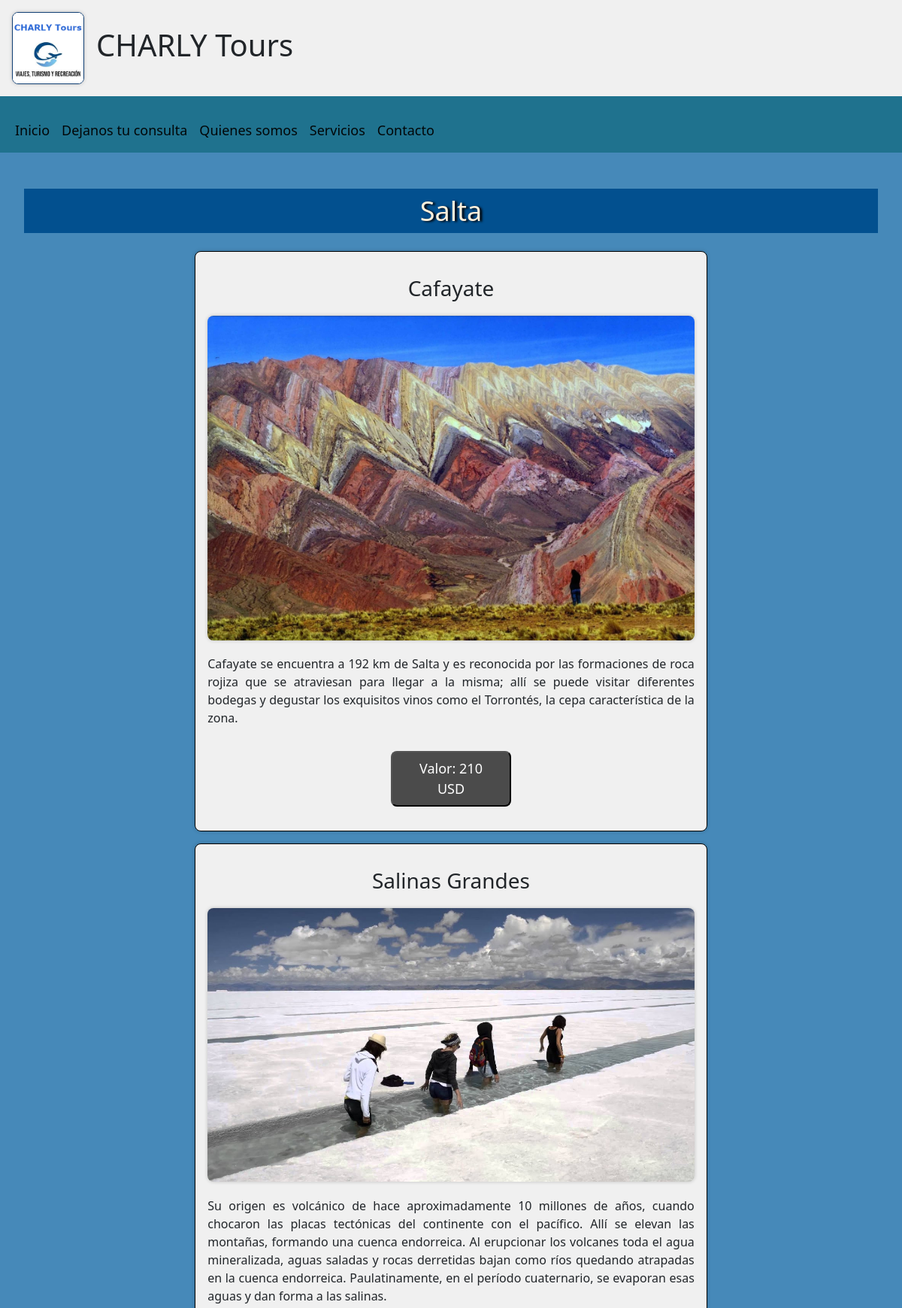
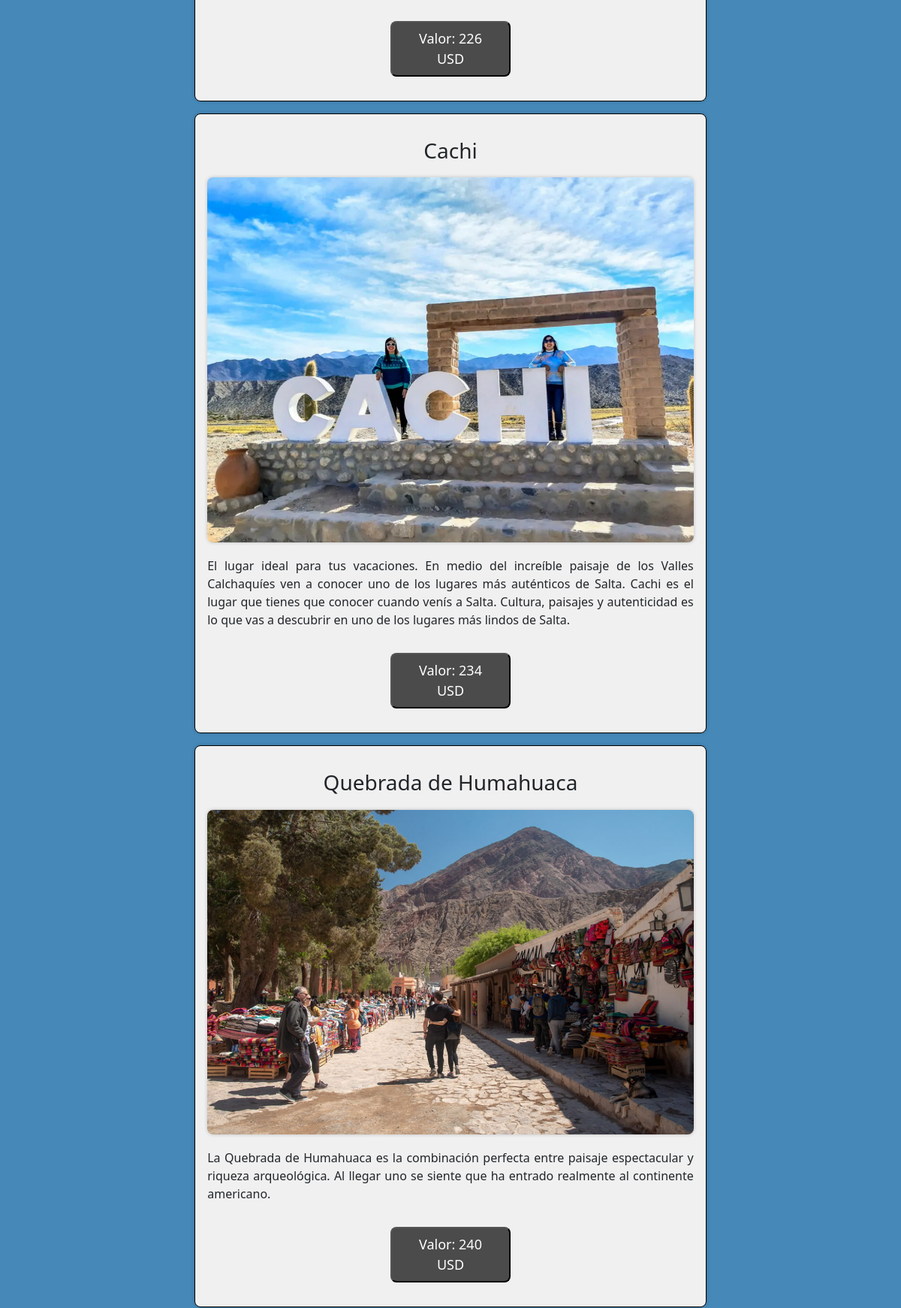
Screenshot of /provincia/6 (upper part) with the database file from the repository (2 pictures, top to bottom).
### provincia/models.py (models this page shows, shortened)
class Activitie(models.Model):
    name = models.CharField(max_length=200, verbose_name="Nombre de la provincia")
    province_image = models.ImageField(verbose_name="Imagen de la Provincia", upload_to="province_images")
    description_one = models.CharField(max_length=200, verbose_name="Titulo de la actividad 1")
    image_one = models.ImageField(verbose_name="Imagen de la actividad 1", upload_to="province_images")
    detail_one = models.TextField(verbose_name="Detalle de la actividad 1")
    price_one = models.IntegerField(verbose_name="Precio de la actividad 1")
    description_two = models.CharField(max_length=200, verbose_name="Titulo de la actividad 2")
    image_two = models.ImageField(verbose_name="Imagen de la actividad 2", upload_to="province_images")
    detail_two = models.TextField(verbose_name="Detalle de la actividad 2")
    price_two = models.IntegerField(verbose_name="Precio de la actividad 2")
    description_three = models.CharField(max_length=200, verbose_name="Titulo de la actividad 3")
    image_three = models.ImageField(verbose_name="Imagen de la actividad 3", upload_to="province_images")
    detail_three = models.TextField(verbose_name="Detalle de la actividad 3")
    price_three = models.IntegerField(verbose_name="Precio de la actividad 3")
    description_four = models.CharField(max_length=200, verbose_name="Titulo de la actividad 4")
    image_four = models.ImageField(verbose_name="Imagen de la actividad 4", upload_to="province_images")
    detail_four = models.TextField(verbose_name="Detalle de la actividad 4")
    price_four = models.IntegerField(verbose_name="Precio de la actividad 4")
    created = models.DateTimeField(auto_now_add=True, verbose_name="Fecha de creación")
    updated = models.DateTimeField(auto_now=True, verbose_name="Fecha de modificación")
    class Meta:
        verbose_name = "Actividad"
        verbose_name_plural = "Actividades"

### provincia/views.py (the view)
# urls.py: path('provincia/<int:id>', provincia_views.provincia, name="provincia"),
def provincia (request, id):
    provinces = Activitie.objects.get(id=id)
    return render(request, "provincia/provincia.html", {"provinces":provinces})

### provincia/templates/provincia/provincia.html (shortened to what this page needs)
{% extends "core/base/base.html" %}
{% load static %}
{% block style %}
    <link rel="stylesheet" href="{% static 'core/css/style-provincia.css' %}" />
{% endblock style %}
{% block content %}
    <section id="provinceDetail" class="provinceDetail">
         <div class="provinciaSelectedContainer">
            <h2 class="provinciaSelectedName">{{provinces.name}}</h2>
            <div class="activity">
              <h3 class="activityTitle">{{provinces.description_one}}</h3>
              <div>
              <img class="activityImage" src="{{provinces.image_one.url}}" alt="{{provinces.description_one}}">
              </div>
              <p class="activityDescription">{{provinces.detail_one}}</p>
              <div>
            <button class="btn-activityPrice">Valor: {{provinces.price_one}} USD</button>
            </div>
            </div>
            <div class="activity">
              <h3 class="activityTitle">{{provinces.description_two}}</h3>
              <div>
              <img class="activityImage" src="{{provinces.image_two.url}}" alt="{{provinces.description_two}}">
              </div>
              <p class="activityDescription">{{provinces.detail_two}}</p>
              <div>
            <button class="btn-activityPrice">Valor: {{provinces.price_two}} USD</button>
            </div>
            </div>
            <div class="activity">
              <h3 class="activityTitle">{{provinces.description_three}}</h3>
              <div>
              <img class="activityImage" src="{{provinces.image_three.url}}" alt="{{provinces.description_three}}">
              </div>
              <p class="activityDescription">{{provinces.detail_three}}</p>
              <div>
            <button class="btn-activityPrice">Valor: {{provinces.price_three}} USD</button>
            </div>
            </div>
            <div class="activity">
              <h3 class="activityTitle">{{provinces.description_four}}</h3>
              <div>
              <img class="activityImage" src="{{provinces.image_four.url}}" alt="{{provinces.description_four}}">
              </div>
              <p class="activityDescription">{{provinces.detail_four}}</p>
              <div>
            <button class="btn-activityPrice">Valor: {{provinces.price_four}} USD</button>
            </div>
            </div>
         </div>
    </section>
{% endblock content %}

### core/static/core/css/style.css (style rules this page uses)
* { margin: 0; padding: 0; box-sizing: border-box; }
body, html { background-color: #f0f0f0; height: 100%; margin: 0; }

### core/static/core/css/style-provincia.css (style rules this page uses)
.buttonsBack-Up .button-volver, .buttonsBack-Up .buttonUp, .provinceDetail .provinciaSelectedContainer .activity .btn-activityPrice { border-radius: 8px; padding: 0.5rem 1rem; background-color: #0078d7; text-align: center; width: 10rem; font-size: 18px; text-decoration: none; color: white; margin: 1rem; }
.provinceDetail .provinciaSelectedContainer .activity .btn-activityPrice { background-color: #000000af; }
.provinceDetail { background-color: hsl(205, 45%, 50%); display: flex; flex-direction: column; justify-content: baseline; align-items: center; width: 100%; height: 100%; padding: 1rem; }
.provinceDetail .provinciaSelectedContainer { background-color: hsl(205, 45%, 50%); display: flex; flex-direction: row; justify-content: center; align-items: center; flex-wrap: wrap; padding: 1rem; margin: 1rem auto; width: 100%; max-width: 1200px; height: 75%; }
.provinceDetail .provinciaSelectedContainer .provinciaSelectedName { color: rgb(255, 240, 220); text-shadow: 3px 1px 3px rgb(0, 0, 0); background-color: #02508f; padding: 0.5rem; width: 100%; text-align: center; font-size: 36px; margin-bottom: 1rem; }
.provinceDetail .provinciaSelectedContainer .activity { text-align: center; width: 95%; height: auto; margin: 0.5rem auto; padding: 1rem; background-color: #f0f0f0; border: black 1px solid; border-radius: 8px; box-shadow: 0 0 5px rgba(0, 0, 0, 0.2); }
.provinceDetail .provinciaSelectedContainer .activity .activityImage { width: 100%; height: auto; margin: 0.2rem auto; border-radius: 8px; box-shadow: 0 0 5px rgba(0, 0, 0, 0.2); }
.provinceDetail .provinciaSelectedContainer .activity .activityDescription { text-align: justify; height: 30%; margin: 1rem auto; }
.provinceDetail .provinciaSelectedContainer .activity .activityTitle { height: 30%; margin: 1rem; }
@media all and (min-width: 500px) { .provinceDetail .provinciaSelectedContainer .activity { width: 75%; } }
@media all and (min-width: 767px) { .provinceDetail .provinciaSelectedContainer .activity { width: 70%; } }
@media all and (min-width: 900px) { .provinceDetail .provinciaSelectedContainer .activity { width: 65%; } }
@media all and (min-width: 1024px) { .provinceDetail .provinciaSelectedContainer .activity { width: 60%; } }

### rows the page displays
Activitie: name "Salta", description_one "Cafayate", image_one (picture), detail_one "Cafayate se encuentra a 192 km de Salta y es reconocida por las formaciones de roca rojiza que se atraviesan para llegar a la misma; allí se puede visitar diferentes bodegas y degustar los exquisitos vinos como el Torrontés, la cepa característica de la zona.", price_one "210", description_two "Salinas Grandes", image_two (picture), detail_two "Su origen es volcánico de hace aproximadamente 10 millones de años, cuando chocaron las placas tectónicas del continente con el pacífico. Allí se elevan las montañas, formando una cuenca endorreica. Al erupcionar los volcanes toda el agua mineralizada, aguas saladas y rocas derretidas bajan como ríos quedando atrapadas en la cuenca endorreica. Paulatinamente, en el período cuaternario, se evaporan esas aguas y dan forma a las salinas.", price_two "226", description_three "Cachi", image_three (picture), detail_three "El lugar ideal para tus vacaciones. En medio del increíble paisaje de los Valles Calchaquíes ven a conocer uno de los lugares más auténticos de Salta. Cachi es el lugar que tienes que conocer cuando venís a Salta. Cultura, paisajes y autenticidad es lo que vas a descubrir en uno de los lugares más lindos de Salta.", price_three "234", description_four "Quebrada de Humahuaca", image_four (picture), detail_four "La Quebrada de Humahuaca es la combinación perfecta entre paisaje espectacular y riqueza arqueológica. Al llegar uno se siente que ha entrado realmente al continente americano.", price_four "240"
